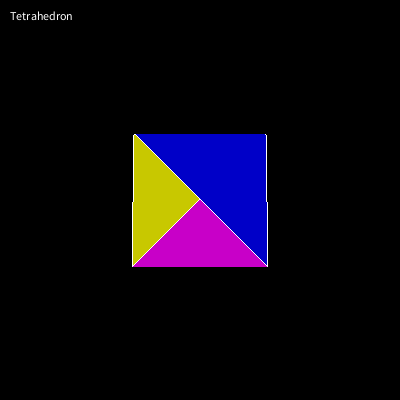
Frame 1 (no input)
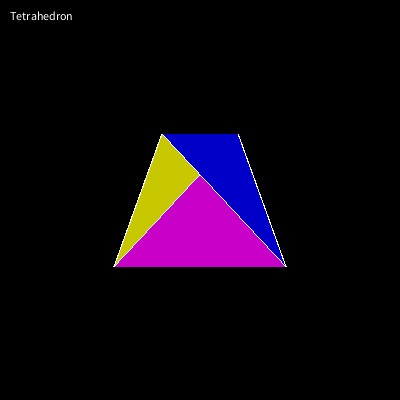
Frame 60 (the mouse pressed at the canvas centre just before this capture)
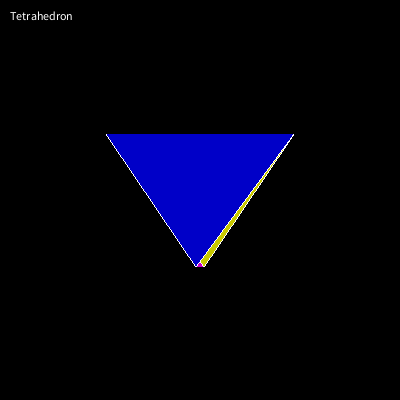
Frame 120 (the mouse held since frame 60 and released just before this capture)

The Processing sketch that drew these frames (run headless with seeded random() and noise(); from frame 60 on, the mouse is pressed at the canvas centre):

// Processing sketch: sketch_12_0
// ── sketch_12_0.pde
int WINDOW_WIDTH  = 400;
int WINDOW_HEIGHT = 400;
float HALF_WIDTH = WINDOW_WIDTH *0.5;
float HALF_HEIGHT= WINDOW_HEIGHT*0.5;

float screen_x = 3;
float screen_y = 3;

int[][][] image_out;

// matrix for affine transformation
float M[][] = { {1, 0, 0, 0},
                {0, 1, 0, 0},
                {0, 0, 1, 0},
                {0, 0, 0, 1}  };

Tetrahedron Tt0;

void clear() {
  for(int j=0; j<WINDOW_HEIGHT; j++) {
    for(int i=0; i<WINDOW_WIDTH; i++) {
      image_out[0][j][i]=0;
      image_out[1][j][i]=0;
      image_out[2][j][i]=0;


    }
  }
}

void display() {
  for(int i=0; i<WINDOW_HEIGHT; i++) {
    for(int j=0; j<WINDOW_WIDTH; j++) {
      set(j, i, color(image_out[0][i][j], image_out[1][i][j], image_out[2][i][j]));
    }
  }
}

void setup() {
  size(400, 400);
  image_out = new int[3][WINDOW_HEIGHT][WINDOW_WIDTH];


  clear();
  
  Tt0 = new Tetrahedron();  

}


float r=0.0; float rs=0.02;

void draw() {

  clear();

  // Rotate
  r+=rs;
  if(r>TWO_PI) r=0.0;
  init_matrix(M);
  matrix_rotate(M, 'Y', r);
  Tt0.draw();
    
  // draw everything.
  display();

  stroke(255, 255, 255);
  text("Tetrahedron", 10, 20);
}

// ── Tetrahedron.pde
class Tetrahedron {
    /////////////////////////////////////////////////////////////////////////////////////
    //  Property
    /////////////////////////////////////////////////////////////////////////////////////	
	float[] P0;
	float[] P1;
	float[] P2;
	float[] P3;

	Triangle T0;
	Triangle T1;
	Triangle T2;
	Triangle T3;

    /////////////////////////////////////////////////////////////////////////////////////
    //  Constructor
    /////////////////////////////////////////////////////////////////////////////////////	
	Tetrahedron() {
		P0=new float[3]; P0[0]=-1; P0[1]=-1; P0[2]=-1;
		P1=new float[3]; P1[0]=-1; P1[1]= 1; P1[2]= 1;
		P2=new float[3]; P2[0]= 1; P2[1]=-1; P2[2]= 1;
		P3=new float[3]; P3[0]= 1; P3[1]= 1; P3[2]=-1;

		T0=new Triangle(P0,P3,P2);
		T1=new Triangle(P0,P2,P1);
		T2=new Triangle(P0,P1,P3);
		T3=new Triangle(P1,P2,P3);
	}

    /////////////////////////////////////////////////////////////////////////////////////
    //  Method
    /////////////////////////////////////////////////////////////////////////////////////	
	void draw() {
		T0.draw(0,200,200);
		T1.draw(200,0,200);
		T2.draw(200,200,0);
		T3.draw(0,0,200);
	}

}
// ── Triangle.pde
class Triangle {
  float[] V0;
  float[] V1;
  float[] V2;

  Triangle(float ax, float ay, float az, float bx, float by, float bz, float cx, float cy, float cz) {
    V0=new float[3]; V0[0]=ax; V0[1]=ay; V0[2]=az;
    V1=new float[3]; V1[0]=bx; V1[1]=by; V1[2]=bz;
    V2=new float[3]; V2[0]=cx; V2[1]=cy; V2[2]=cz;
  }
  
  Triangle(PVector a, PVector b, PVector c) {
    this(a.x, a.y, a.z, b.x, b.y, b.z, c.x, c.y, c.z);
  }
  
  Triangle(float[] a, float[] b, float[] c) {
    this(a[0], a[1], a[2], b[0], b[1], b[2], c[0], c[1], c[2]);
  }
  
  void draw(color c) {
    draw((int)red(c), (int)green(c), (int)blue(c));
  }
  
  void draw(int R, int G, int B) {
    
    /////////////////////////////////////////////////////////////////////////////////////
    //  homogeneous coordinate
    /////////////////////////////////////////////////////////////////////////////////////
    float[] P0={V0[0],V0[1],V0[2],1.0};   // V0
    float[] P1={V1[0],V1[1],V1[2],1.0};   // V1
    float[] P2={V2[0],V2[1],V2[2],1.0};   // V2

    /////////////////////////////////////////////////////////////////////////////////////
    //  Z Buffer
    /////////////////////////////////////////////////////////////////////////////////////
    
  
    /////////////////////////////////////////////////////////////////////////////////////
    //  affine transformation
    /////////////////////////////////////////////////////////////////////////////////////
    float[] Q0={0,0,0,0};  mult(P0, M, Q0); // V0
    float[] Q1={0,0,0,0};  mult(P1, M, Q1); // V1
    float[] Q2={0,0,0,0};  mult(P2, M, Q2); // V2
  
    /////////////////////////////////////////////////////////////////////////////////////
    // Global -> Window coordinate
    // note that (0,0,0) is the center of the window.
    /////////////////////////////////////////////////////////////////////////////////////
    float[] W0={0,0}; float[] W1={0,0}; float[] W2={0,0};  
    // multiply half_width and half_height
    W0[0]=(float)(Q0[0]/screen_x)*HALF_WIDTH; W0[1]=(float)(Q0[1]/screen_y)*HALF_HEIGHT; // V0
    W1[0]=(float)(Q1[0]/screen_x)*HALF_WIDTH; W1[1]=(float)(Q1[1]/screen_y)*HALF_HEIGHT; // V1
    W2[0]=(float)(Q2[0]/screen_x)*HALF_WIDTH; W2[1]=(float)(Q2[1]/screen_y)*HALF_HEIGHT; // V2
    // move to center;
    W0[0]=W0[0]+HALF_WIDTH; W0[1]=HALF_HEIGHT-W0[1];
    W1[0]=W1[0]+HALF_WIDTH; W1[1]=HALF_HEIGHT-W1[1];
    W2[0]=W2[0]+HALF_WIDTH; W2[1]=HALF_HEIGHT-W2[1];

    // Z Buffer
    
        
    /////////////////////////////////////////////////////////////////////////////////////
    // Paint inside the triangle composed of W0, W1, and W2.
    /////////////////////////////////////////////////////////////////////////////////////
    // Differences between W0, W1, and W2.  
    int[] dx={0,0,0}; int[] dy={0,0,0}; float[] dz={0,0,0};
    dx[0]=int(W1[0]-W0[0]); dy[0]=int(W1[1]-W0[1]); 
    dx[1]=int(W2[0]-W1[0]); dy[1]=int(W2[1]-W1[1]); 
    dx[2]=int(W0[0]-W2[0]); dy[2]=int(W0[1]-W2[1]); 

    // Which is the y min value among W0[0], W1[0], and W2[0].
    int ymin = (int)W0[1]; if(ymin>W0[1]){ymin=(int)W0[1];} if(ymin>W1[1]){ymin=(int)W1[1];} if(ymin>W2[1]){ymin=(int)W2[1];}
    // Which is the y max value among W0[0], W1[0], and W2[0].
    int ymax = (int)W0[1]; if(ymax<W0[1]){ymax=(int)W0[1];} if(ymax<W1[1]){ymax=(int)W1[1];} if(ymax<W2[1]){ymax=(int)W2[1];}
    // scaning from ymin to ymax  
    for (int iy=ymin; iy<=ymax; iy++) {
      // draw if iy is more than > 0 or iy is less than <= WINDOW_HEIGHT,
      // which means draw if iy is in the window.
      if(iy<0 || iy>=WINDOW_HEIGHT) continue;
      
      /////////////////////////////////////////////////////////////////////////////////////
      // Find xs and xe at parameter iy
      // xs and xe are the min or max value respectively among x coordinates of the triangle.
      /////////////////////////////////////////////////////////////////////////////////////
      float t;
      int xt=0;  
      int xs=Integer.MAX_VALUE, xe=Integer.MIN_VALUE;


      
      // W1-W0
      if(dy[0]!=0) {
        t=(iy-W0[1])/dy[0];
        if(t>=0.0&&t<=1.0) {
          xt=(int)(W0[0]+dx[0]*t);

          if(xt<=xs) { xs=xt;        }
          if(xt>=xe) { xe=xt;        }
        }
      }
      
      // W2-W1
      if(dy[1]!=0) {
        t=(iy-W1[1])/(float)dy[1];
        if(t>0.0&&t<=1.0) {
          xt=(int)(W1[0]+dx[1]*t);

          if(xt<=xs) { xs=xt;        }
          if(xt>=xe) { xe=xt;        }
        }
      }
      
      // W0-W2
      if(dy[2]!=0) {
        t=(iy-W2[1])/(float)dy[2];
        if(t>=0.0&&t<=1.0) {
          xt=(int)(W2[0]+dx[2]*t);

          if(xt<=xs) { xs=xt;        }
          if(xt>=xe) { xe=xt;        }
        }
      }    
      
      // paint from pixel(xs,iy) to pixel(xe,iy)
      for (int ix=xs ; ix<=xe; ix++) {
        // draw if iy is more than > 0 or ix is less than <= WINDOW_WIDTH,
        // which means draw if iy is in the window.      
        if(ix<0||ix>=WINDOW_WIDTH) continue; 

 





        //
        if(ix==xs||ix==xe) {
          image_out[0][iy][ix]=image_out[1][iy][ix]=image_out[2][iy][ix]=255;
        } else {
          image_out[0][iy][ix]=R; // R
          image_out[1][iy][ix]=G; // G
          image_out[2][iy][ix]=B; // B
        }          

      } 
    }
    
  }  
}

// ── affineTransformation.pde
///////////////////////////////////////////////////////////////////////////////////
// Affine Transformation
///////////////////////////////////////////////////////////////////////////////////
// unit matrix
void init_matrix(float[][] M) {
  M[0][0]=1; M[0][1]=0; M[0][2]=0; M[0][3]=0;
  M[1][0]=0; M[1][1]=1; M[1][2]=0; M[1][3]=0;
  M[2][0]=0; M[2][1]=0; M[2][2]=1; M[2][3]=0;
  M[3][0]=0; M[3][1]=0; M[3][2]=0; M[3][3]=1;
}

// translation
void matrix_translate(float[][] M, float x, float y, float z) {
  init_matrix(M);
  M[3][0]=x; M[3][1]=y; M[3][2]=z;
}

// rotation
void matrix_rotate(float[][] M, char axis, float theta) {
  init_matrix(M);
  if( axis=='x'||axis=='X' ) {
    M[1][1]= cos(theta);
    M[1][2]= sin(theta);
    M[2][1]=-sin(theta);
    M[2][2]= cos(theta);
  } else if( axis=='y'||axis=='Y' ) {
    M[2][2]= cos(theta);
    M[2][0]= sin(theta);
    M[0][2]=-sin(theta);
    M[0][0]= cos(theta);
  } else if( axis=='z'||axis=='Z' ) {
    M[0][0]= cos(theta);
    M[0][1]= sin(theta);
    M[1][0]=-sin(theta);
    M[1][1]= cos(theta);
  }
}

// scale
void matrix_scale(float[][] M, float x, float y, float z) {
  init_matrix(M);
  M[0][0]=x; M[1][1]=y; M[2][2]=z;
}


// ── operations.pde
// vector Vinput x matrix M = vector Voutput
void mult(float[] Vi, float[][]M, float[]Vo) {
  Vo[0]=Vi[0]*M[0][0]+Vi[1]*M[1][0]+Vi[2]*M[2][0]+Vi[3]*M[3][0];
  Vo[1]=Vi[0]*M[0][1]+Vi[1]*M[1][1]+Vi[2]*M[2][1]+Vi[3]*M[3][1];
  Vo[2]=Vi[0]*M[0][2]+Vi[1]*M[1][2]+Vi[2]*M[2][2]+Vi[3]*M[3][2];
  Vo[3]=Vi[0]*M[0][3]+Vi[1]*M[1][3]+Vi[2]*M[2][3]+Vi[3]*M[3][3];
}

// matrix Ma x matrix Mb = matrix Moutput
void mult(float[][] Ma, float[][]Mb, float[][] Mo) {
  Mo[0][0]=Ma[0][0]*Mb[0][0]+Ma[0][1]*Mb[1][0]+Ma[0][2]*Mb[2][0]+Ma[0][3]*Mb[3][0];
  Mo[0][1]=Ma[0][0]*Mb[0][1]+Ma[0][1]*Mb[1][1]+Ma[0][2]*Mb[2][1]+Ma[0][3]*Mb[3][1];
  Mo[0][2]=Ma[0][0]*Mb[0][2]+Ma[0][1]*Mb[1][2]+Ma[0][2]*Mb[2][2]+Ma[0][3]*Mb[3][2];
  Mo[0][3]=Ma[0][0]*Mb[0][3]+Ma[0][1]*Mb[1][3]+Ma[0][2]*Mb[2][3]+Ma[0][3]*Mb[3][3];
  Mo[1][0]=Ma[1][0]*Mb[0][0]+Ma[1][1]*Mb[1][0]+Ma[1][2]*Mb[2][0]+Ma[1][3]*Mb[3][0];
  Mo[1][1]=Ma[1][0]*Mb[0][1]+Ma[1][1]*Mb[1][1]+Ma[1][2]*Mb[2][1]+Ma[1][3]*Mb[3][1];
  Mo[1][2]=Ma[1][0]*Mb[0][2]+Ma[1][1]*Mb[1][2]+Ma[1][2]*Mb[2][2]+Ma[1][3]*Mb[3][2];
  Mo[1][3]=Ma[1][0]*Mb[0][3]+Ma[1][1]*Mb[1][3]+Ma[1][2]*Mb[2][3]+Ma[1][3]*Mb[3][3];
  Mo[2][0]=Ma[2][0]*Mb[0][0]+Ma[2][1]*Mb[1][0]+Ma[2][2]*Mb[2][0]+Ma[2][3]*Mb[3][0];
  Mo[2][1]=Ma[2][0]*Mb[0][1]+Ma[2][1]*Mb[1][1]+Ma[2][2]*Mb[2][1]+Ma[2][3]*Mb[3][1];
  Mo[2][2]=Ma[2][0]*Mb[0][2]+Ma[2][1]*Mb[1][2]+Ma[2][2]*Mb[2][2]+Ma[2][3]*Mb[3][2];
  Mo[2][3]=Ma[2][0]*Mb[0][3]+Ma[2][1]*Mb[1][3]+Ma[2][2]*Mb[2][3]+Ma[2][3]*Mb[3][3];
  Mo[3][0]=Ma[3][0]*Mb[0][0]+Ma[3][1]*Mb[1][0]+Ma[3][2]*Mb[2][0]+Ma[3][3]*Mb[3][0];
  Mo[3][1]=Ma[3][0]*Mb[0][1]+Ma[3][1]*Mb[1][1]+Ma[3][2]*Mb[2][1]+Ma[3][3]*Mb[3][1];
  Mo[3][2]=Ma[3][0]*Mb[0][2]+Ma[3][1]*Mb[1][2]+Ma[3][2]*Mb[2][2]+Ma[3][3]*Mb[3][2];
  Mo[3][3]=Ma[3][0]*Mb[0][3]+Ma[3][1]*Mb[1][3]+Ma[3][2]*Mb[2][3]+Ma[3][3]*Mb[3][3];
}
